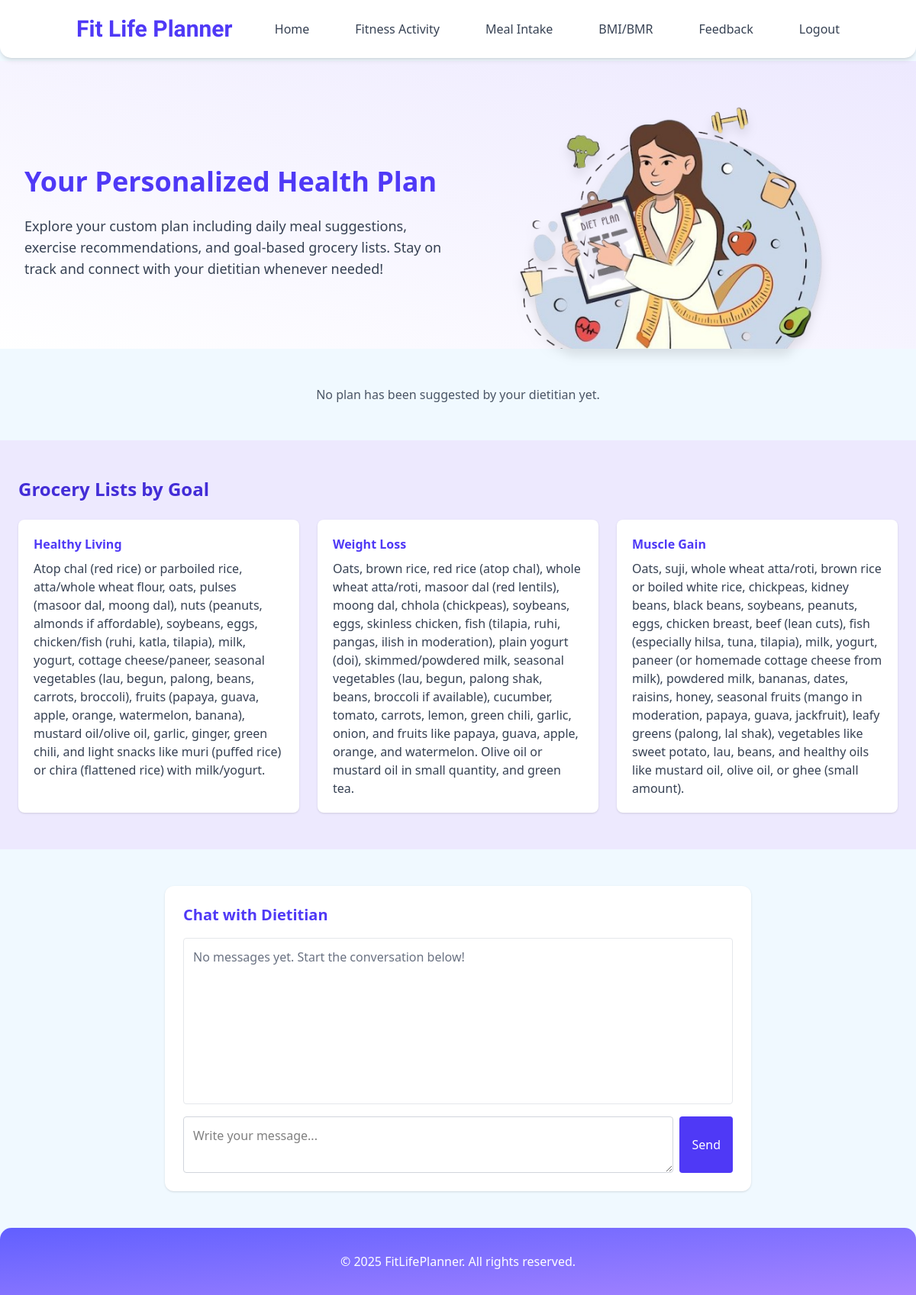
/userGetPlan.php (signed in), run on the app's committed database.
### tables this page shows
CREATE TABLE `grocery_lists` (
  `id` int(11) NOT NULL,
  `goal` varchar(50) NOT NULL,
  `items` text NOT NULL,
  `created_at` timestamp NOT NULL DEFAULT current_timestamp()
);

### userGetPlan.php (the view, shortened to what this page needs)
<?php
require 'config.php';
$user_id = $_SESSION['user_id'];
$stmt = $pdo->prepare("SELECT * FROM users WHERE id = ?");
$stmt->execute([$user_id]);
$user = $stmt->fetch();
$stmt = $pdo->prepare("SELECT * FROM suggested_plans WHERE user_id = ? ORDER BY id DESC LIMIT 1");
$stmt->execute([$user_id]);
$plan = $stmt->fetch();
$stmt = $pdo->query("SELECT * FROM grocery_lists ORDER BY id DESC");
$grocery_lists = $stmt->fetchAll(PDO::FETCH_ASSOC);
$stmt = $pdo->prepare("SELECT sender, message, created_at FROM messages WHERE user_id = ? ORDER BY created_at ASC");
$stmt->execute([$user_id]);
$chat_history = $stmt->fetchAll(PDO::FETCH_ASSOC);
?>
<!DOCTYPE html>
<html lang="en">
<head>
  <script src="https://cdn.jsdelivr.net/npm/@tailwindcss/browser@4"></script>
</head>
<body class="bg-sky-50">
<nav class="w-full bg-white shadow-md fixed top-0 left-0 z-50 py-5 rounded-b-[15px]">
  <div class="w-full max-w-8xl px-5 flex flex-col items-start md:flex-row md:items-center justify-between">
    <div class="pl-20 text-3xl font-bold text-left text-indigo-600 flex-1" style="font-family: 'Dancing Script', cursive;">
      Fit Life Planner
    </div>
    <ul class="flex flex-col gap-5 w-full mt-2.5 text-gray-700 font-medium md:flex-row md:space-x-10 md:pr-20 md:w-auto md:mt-0 justify-end">
      <li><a href="profile.php" class="hover:text-indigo-600 transition">Home</a></li>
      <li><a href="fitness.html" class="hover:text-indigo-600 transition">Fitness Activity</a></li>
      <li><a href="meal.html" class="hover:text-indigo-600 transition">Meal Intake</a></li>
      <li><a href="bmi_bmr.html" class="hover:text-indigo-600 transition">BMI/BMR</a></li>
      <li><a href="feedback.php" class="hover:text-indigo-600 transition">Feedback</a></li>
      <li><a href="index.html" class="hover:text-indigo-600 transition">Logout</a></li>
    </ul>
  </div>
</nav>
<main class="mt-20">
  <section class="px-8 pt-12 bg-gradient-to-tr from-white to-violet-100">
    <div class="max-w-6xl mx-auto flex flex-col lg:flex-row items-center justify-between">
      <div class="lg:w-1/2 space-y-6">
        <h2 class="text-4xl font-bold text-indigo-600">Your Personalized Health Plan</h2>
        <p class="text-lg text-gray-700">
          Explore your custom plan including daily meal suggestions, exercise recommendations, and goal-based grocery lists.
          Stay on track and connect with your dietitian whenever needed!
        </p>
      </div>
      <div class="lg:w-1/2 mt-10 lg:mt-0">
        <img src="dietPlan.png" alt="Health Plan" class="w-full max-w-md mx-auto drop-shadow-xl">
      </div>
    </div>
  </section>
  <section class="max-w-6xl mx-auto px-6 py-12">
    <?php if ($plan): ?>
      <div class="grid grid-cols-1 md:grid-cols-2 gap-8">
        <div class="bg-white rounded-xl shadow p-6">
          <h3 class="text-xl font-semibold text-indigo-600 mb-3">Calorie Intake Recommendation</h3>
          <p class="text-gray-700">Your daily intake should be around <span class="font-bold"><?= htmlspecialchars($plan['calories']) ?></span>.</p>
        </div>
        <div class="bg-white rounded-xl shadow p-6">
          <h3 class="text-xl font-semibold text-indigo-600 mb-3">Exercise Suggestions</h3>
          <p class="text-gray-700 whitespace-pre-line"><?= nl2br(htmlspecialchars($plan['exercise'])) ?></p>
        </div>
      </div>
      <div class="mt-10 grid grid-cols-1 md:grid-cols-3 gap-8">
        <div class="bg-white rounded-xl shadow p-6">
          <h3 class="text-lg font-semibold text-pink-600 mb-3">Breakfast</h3>
          <p class="text-gray-700 whitespace-pre-line"><?= nl2br(htmlspecialchars($plan['breakfast'])) ?></p>
        </div>
        <div class="bg-white rounded-xl shadow p-6">
          <h3 class="text-lg font-semibold text-green-600 mb-3">Lunch</h3>
          <p class="text-gray-700 whitespace-pre-line"><?= nl2br(htmlspecialchars($plan['lunch'])) ?></p>
        </div>
        <div class="bg-white rounded-xl shadow p-6">
          <h3 class="text-lg font-semibold text-yellow-600 mb-3">Dinner & Snacks</h3>
          <p class="text-gray-700 whitespace-pre-line">
            <?= nl2br(htmlspecialchars($plan['dinner'])) ?><br>
            <?= nl2br(htmlspecialchars($plan['snacks'])) ?>
          </p>
        </div>
      </div>
    <?php else: ?>
      <p class="text-center text-gray-600">No plan has been suggested by your dietitian yet.</p>
    <?php endif; ?>
  </section>
  <section class="bg-violet-100 px-6 py-12">
    <div class="max-w-6xl mx-auto">
      <h3 class="text-2xl font-semibold text-indigo-700 mb-6">Grocery Lists by Goal</h3>
      <div class="grid md:grid-cols-3 gap-6">
        <?php foreach($grocery_lists as $list): ?>
          <div class="bg-white rounded-lg shadow p-5">
            <h4 class="font-bold text-indigo-600 mb-2"><?= htmlspecialchars($list['goal']) ?></h4>
            <p class="text-gray-700 whitespace-pre-line"><?= nl2br(htmlspecialchars($list['items'])) ?></p>
          </div>
        <?php endforeach; ?>
      </div>
    </div>
  </section>
  <section class="px-6 py-12">
  <div class="max-w-3xl mx-auto bg-white p-6 rounded-xl shadow flex flex-col h-[400px]">
    <h3 class="text-xl font-semibold text-indigo-600 mb-4">Chat with Dietitian</h3>
    <div class="flex-1 overflow-y-auto border border-gray-200 rounded p-3 mb-4">
      <?php if (!empty($chat_history)): ?>
        <?php foreach ($chat_history as $chat): ?>
          <div class="mb-2">
    <span class="font-bold <?php echo $chat['sender'] === 'user' ? 'text-blue-600' : 'text-green-600'; ?>">
       <?php echo $chat['sender'] === 'user' ? htmlspecialchars($user['name']) : 'Dietitian'; ?>:
    </span>
            <span><?php echo htmlspecialchars($chat['message']); ?></span>
            <div class="text-xs text-gray-500">
              <?php echo date("M d, Y H:i", strtotime($chat['created_at'])); ?>
            </div>
          </div>
        <?php endforeach; ?>
      <?php else: ?>
        <p class="text-gray-500">No messages yet. Start the conversation below!</p>
      <?php endif; ?>
    </div>
    <form action="" method="POST" class="flex gap-2">
      <textarea name="message" rows="2" placeholder="Write your message..." class="flex-1 border border-gray-300 rounded p-3 focus:outline-none focus:ring-2 focus:ring-indigo-400" required></textarea>
      <button type="submit" class="bg-indigo-600 text-white px-4 py-2 rounded hover:bg-indigo-700 transition">Send</button>
    </form>
  </div>
</section>
</main>
<footer class="bg-gradient-to-br from-indigo-500 to-violet-400 text-white px-5 py-8 text-center rounded-t-[15px] shadow-md">
  <p>&copy; 2025 FitLifePlanner. All rights reserved.</p>
</footer>
</body>
</html>

### data on the page
grocery_lists: goal "Healthy Living", items "Atop chal (red rice) or parboiled rice, atta/whole wheat flour, oats, pulses (masoor dal, moong dal), nuts (peanuts, almonds if affordable), soybeans, eggs, chicken/fish (ruhi, katla, tilapia), milk, yogurt, cottage cheese/paneer, seasonal vegetables (lau, begun, palong, beans, carrots, broccoli), fruits (papaya, guava, apple, orange, watermelon, banana), mustard oil/olive oil, garlic, ginger, green chili, and light snacks like muri (puffed rice) or chira (flattened rice) with milk/yogurt."
grocery_lists: goal "Weight Loss", items "Oats, brown rice, red rice (atop chal), whole wheat atta/roti, masoor dal (red lentils), moong dal, chhola (chickpeas), soybeans, eggs, skinless chicken, fish (tilapia, ruhi, pangas, ilish in moderation), plain yogurt (doi), skimmed/powdered milk, seasonal vegetables (lau, begun, palong shak, beans, broccoli if available), cucumber, tomato, carrots, lemon, green chili, garlic, onion, and fruits like papaya, guava, apple, orange, and watermelon. Olive oil or mustard oil in small quantity, and green tea."
grocery_lists: goal "Muscle Gain", items "Oats, suji, whole wheat atta/roti, brown rice or boiled white rice, chickpeas, kidney beans, black beans, soybeans, peanuts, eggs, chicken breast, beef (lean cuts), fish (especially hilsa, tuna, tilapia), milk, yogurt, paneer (or homemade cottage cheese from milk), powdered milk, bananas, dates, raisins, honey, seasonal fruits (mango in moderation, papaya, guava, jackfruit), leafy greens (palong, lal shak), vegetables like sweet potato, lau, beans, and healthy oils like mustard oil, olive oil, or ghee (small amount)."
